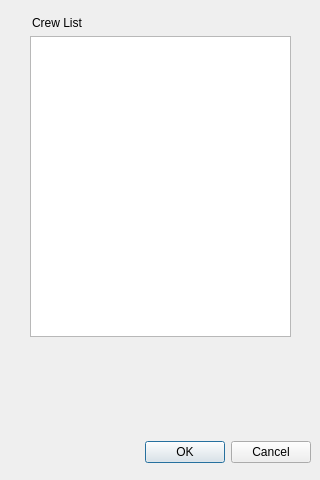
<?xml version="1.0" encoding="UTF-8"?>
<ui version="4.0">
 <class>Dialog</class>
 <widget class="QDialog" name="Dialog">
  <property name="geometry">
   <rect>
    <x>0</x>
    <y>0</y>
    <width>320</width>
    <height>480</height>
   </rect>
  </property>
  <property name="windowTitle">
   <string>Dialog</string>
  </property>
  <widget class="QLabel" name="label_2">
   <property name="geometry">
    <rect>
     <x>40</x>
     <y>376</y>
     <width>101</width>
     <height>21</height>
    </rect>
   </property>
   <property name="font">
    <font>
     <pointsize>12</pointsize>
     <weight>75</weight>
     <bold>true</bold>
    </font>
   </property>
   <property name="text">
    <string>&lt;Name&gt;</string>
   </property>
  </widget>
  <widget class="QDialogButtonBox" name="buttonBox">
   <property name="geometry">
    <rect>
     <x>10</x>
     <y>436</y>
     <width>301</width>
     <height>32</height>
    </rect>
   </property>
   <property name="orientation">
    <enum>Qt::Horizontal</enum>
   </property>
   <property name="standardButtons">
    <set>QDialogButtonBox::Cancel|QDialogButtonBox::Ok</set>
   </property>
  </widget>
  <widget class="QLabel" name="label_4">
   <property name="geometry">
    <rect>
     <x>32</x>
     <y>12</y>
     <width>121</width>
     <height>21</height>
    </rect>
   </property>
   <property name="text">
    <string>Crew List</string>
   </property>
  </widget>
  <widget class="QLabel" name="label">
   <property name="geometry">
    <rect>
     <x>40</x>
     <y>350</y>
     <width>131</width>
     <height>21</height>
    </rect>
   </property>
   <property name="font">
    <font>
     <pointsize>12</pointsize>
     <weight>75</weight>
     <bold>true</bold>
    </font>
   </property>
   <property name="text">
    <string>&lt;ID Number&gt;</string>
   </property>
  </widget>
  <widget class="QListView" name="listView">
   <property name="geometry">
    <rect>
     <x>30</x>
     <y>36</y>
     <width>261</width>
     <height>301</height>
    </rect>
   </property>
  </widget>
 </widget>
 <resources/>
 <connections/>
</ui>
